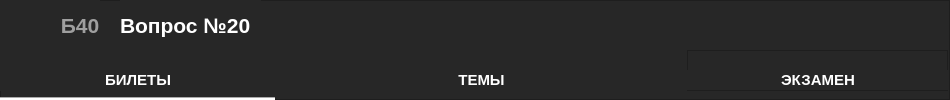
     <widget class="QFrame" name="frame_navbar_2">
      <property name="geometry">
       <rect>
        <x>0</x>
        <y>0</y>
        <width>950</width>
        <height>100</height>
       </rect>
      </property>
      <property name="sizePolicy">
       <sizepolicy hsizetype="Preferred" vsizetype="Preferred">
        <horstretch>0</horstretch>
        <verstretch>0</verstretch>
       </sizepolicy>
      </property>
      <property name="styleSheet">
       <string notr="true">background-color: rgb(39, 39, 39)</string>
      </property>
      <property name="frameShape">
       <enum>QFrame::StyledPanel</enum>
      </property>
      <property name="frameShadow">
       <enum>QFrame::Raised</enum>
      </property>
      <widget class="QPushButton" name="pushButton">
       <property name="geometry">
        <rect>
         <x>0</x>
         <y>0</y>
         <width>60</width>
         <height>50</height>
        </rect>
       </property>
       <property name="cursor">
        <cursorShape>PointingHandCursor</cursorShape>
       </property>
       <property name="styleSheet">
        <string notr="true">border: none;</string>
       </property>
       <property name="text">
        <string/>
       </property>
       <property name="icon">
        <iconset resource="resources.qrc">
         <normaloff>:/Icons/icons/left_arrow_2.png</normaloff>:/Icons/icons/left_arrow_2.png</iconset>
       </property>
       <property name="iconSize">
        <size>
         <width>22</width>
         <height>22</height>
        </size>
       </property>
       <property name="shortcut">
        <string>Esc</string>
       </property>
       <property name="checkable">
        <bool>false</bool>
       </property>
      </widget>
      <widget class="QPushButton" name="pushButton_2">
       <property name="geometry">
        <rect>
         <x>830</x>
         <y>10</y>
         <width>51</width>
         <height>41</height>
        </rect>
       </property>
       <property name="cursor">
        <cursorShape>PointingHandCursor</cursorShape>
       </property>
       <property name="autoFillBackground">
        <bool>false</bool>
       </property>
       <property name="styleSheet">
        <string notr="true">border: none;</string>
       </property>
       <property name="text">
        <string/>
       </property>
       <property name="icon">
        <iconset resource="resources.qrc">
         <normaloff>:/Icons/icons/favourite.png</normaloff>:/Icons/icons/favourite.png</iconset>
       </property>
       <property name="iconSize">
        <size>
         <width>30</width>
         <height>30</height>
        </size>
       </property>
       <property name="shortcut">
        <string>Ctrl+S</string>
       </property>
      </widget>
      <widget class="QLabel" name="label_16">
       <property name="geometry">
        <rect>
         <x>60</x>
         <y>0</y>
         <width>40</width>
         <height>50</height>
        </rect>
       </property>
       <property name="font">
        <font>
         <family>Nirmala UI</family>
         <pointsize>16</pointsize>
         <weight>75</weight>
         <bold>true</bold>
        </font>
       </property>
       <property name="layoutDirection">
        <enum>Qt::LeftToRight</enum>
       </property>
       <property name="styleSheet">
        <string notr="true">color: rgb(159, 159, 159);</string>
       </property>
       <property name="text">
        <string>Б40</string>
       </property>
       <property name="alignment">
        <set>Qt::AlignCenter</set>
       </property>
      </widget>
      <widget class="Line" name="line_selected">
       <property name="geometry">
        <rect>
         <x>0</x>
         <y>97</y>
         <width>275</width>
         <height>3</height>
        </rect>
       </property>
       <property name="styleSheet">
        <string notr="true">background-color: #fff;</string>
       </property>
       <property name="orientation">
        <enum>Qt::Horizontal</enum>
       </property>
      </widget>
      <widget class="QLabel" name="label_47">
       <property name="geometry">
        <rect>
         <x>120</x>
         <y>0</y>
         <width>141</width>
         <height>50</height>
        </rect>
       </property>
       <property name="font">
        <font>
         <family>Nirmala UI</family>
         <pointsize>16</pointsize>
         <weight>62</weight>
         <bold>true</bold>
        </font>
       </property>
       <property name="styleSheet">
        <string notr="true">color: #fff;
font-weight: 500;</string>
       </property>
       <property name="text">
        <string>Вопрос №20</string>
       </property>
      </widget>
      <widget class="QFrame" name="frame_27">
       <property name="geometry">
        <rect>
         <x>0</x>
         <y>50</y>
         <width>276</width>
         <height>41</height>
        </rect>
       </property>
       <property name="cursor">
        <cursorShape>ArrowCursor</cursorShape>
       </property>
       <property name="styleSheet">
        <string notr="true">border: none;</string>
       </property>
       <property name="frameShape">
        <enum>QFrame::StyledPanel</enum>
       </property>
       <property name="frameShadow">
        <enum>QFrame::Raised</enum>
       </property>
       <widget class="QLabel" name="label_17">
        <property name="geometry">
         <rect>
          <x>0</x>
          <y>20</y>
          <width>276</width>
          <height>20</height>
         </rect>
        </property>
        <property name="font">
         <font>
          <family>Nirmala UI</family>
          <pointsize>11</pointsize>
          <weight>75</weight>
          <bold>true</bold>
         </font>
        </property>
        <property name="cursor">
         <cursorShape>ArrowCursor</cursorShape>
        </property>
        <property name="layoutDirection">
         <enum>Qt::LeftToRight</enum>
        </property>
        <property name="styleSheet">
         <string notr="true">color: #fff;</string>
        </property>
        <property name="text">
         <string>БИЛЕТЫ</string>
        </property>
        <property name="alignment">
         <set>Qt::AlignCenter</set>
        </property>
       </widget>
       <widget class="QFrame" name="frame_30">
        <property name="geometry">
         <rect>
          <x>0</x>
          <y>0</y>
          <width>276</width>
          <height>41</height>
         </rect>
        </property>
        <property name="cursor">
         <cursorShape>PointingHandCursor</cursorShape>
        </property>
        <property name="styleSheet">
         <string notr="true">background-color: transparent;
border: none;</string>
        </property>
        <property name="frameShape">
         <enum>QFrame::StyledPanel</enum>
        </property>
        <property name="frameShadow">
         <enum>QFrame::Raised</enum>
        </property>
       </widget>
      </widget>
      <widget class="QFrame" name="frame_28">
       <property name="geometry">
        <rect>
         <x>276</x>
         <y>50</y>
         <width>411</width>
         <height>41</height>
        </rect>
       </property>
       <property name="styleSheet">
        <string notr="true">border: none;</string>
       </property>
       <property name="frameShape">
        <enum>QFrame::StyledPanel</enum>
       </property>
       <property name="frameShadow">
        <enum>QFrame::Raised</enum>
       </property>
       <widget class="QLabel" name="label_18">
        <property name="geometry">
         <rect>
          <x>0</x>
          <y>20</y>
          <width>411</width>
          <height>20</height>
         </rect>
        </property>
        <property name="font">
         <font>
          <family>Nirmala UI</family>
          <pointsize>11</pointsize>
          <weight>75</weight>
          <bold>true</bold>
         </font>
        </property>
        <property name="cursor">
         <cursorShape>ArrowCursor</cursorShape>
        </property>
        <property name="layoutDirection">
         <enum>Qt::LeftToRight</enum>
        </property>
        <property name="styleSheet">
         <string notr="true">color: #fff;</string>
        </property>
        <property name="text">
         <string>ТЕМЫ</string>
        </property>
        <property name="alignment">
         <set>Qt::AlignCenter</set>
        </property>
       </widget>
       <widget class="QFrame" name="frame_31">
        <property name="geometry">
         <rect>
          <x>0</x>
          <y>0</y>
          <width>411</width>
          <height>41</height>
         </rect>
        </property>
        <property name="cursor">
         <cursorShape>PointingHandCursor</cursorShape>
        </property>
        <property name="styleSheet">
         <string notr="true">background-color: transparent;
border: none;</string>
        </property>
        <property name="frameShape">
         <enum>QFrame::StyledPanel</enum>
        </property>
        <property name="frameShadow">
         <enum>QFrame::Raised</enum>
        </property>
       </widget>
      </widget>
      <widget class="QFrame" name="frame_29">
       <property name="geometry">
        <rect>
         <x>687</x>
         <y>50</y>
         <width>261</width>
         <height>41</height>
        </rect>
       </property>
       <property name="frameShape">
        <enum>QFrame::StyledPanel</enum>
       </property>
       <property name="frameShadow">
        <enum>QFrame::Raised</enum>
       </property>
       <widget class="QLabel" name="label_19">
        <property name="geometry">
         <rect>
          <x>0</x>
          <y>20</y>
          <width>262</width>
          <height>20</height>
         </rect>
        </property>
        <property name="font">
         <font>
          <family>Nirmala UI</family>
          <pointsize>11</pointsize>
          <weight>75</weight>
          <bold>true</bold>
         </font>
        </property>
        <property name="cursor">
         <cursorShape>ArrowCursor</cursorShape>
        </property>
        <property name="layoutDirection">
         <enum>Qt::LeftToRight</enum>
        </property>
        <property name="styleSheet">
         <string notr="true">color: #fff;</string>
        </property>
        <property name="text">
         <string>ЭКЗАМЕН</string>
        </property>
        <property name="alignment">
         <set>Qt::AlignCenter</set>
        </property>
       </widget>
       <widget class="QFrame" name="frame_32">
        <property name="geometry">
         <rect>
          <x>0</x>
          <y>0</y>
          <width>262</width>
          <height>41</height>
         </rect>
        </property>
        <property name="cursor">
         <cursorShape>PointingHandCursor</cursorShape>
        </property>
        <property name="styleSheet">
         <string notr="true">background-color: transparent;
border: none;</string>
        </property>
        <property name="frameShape">
         <enum>QFrame::StyledPanel</enum>
        </property>
        <property name="frameShadow">
         <enum>QFrame::Raised</enum>
        </property>
       </widget>
      </widget>
     </widget>
